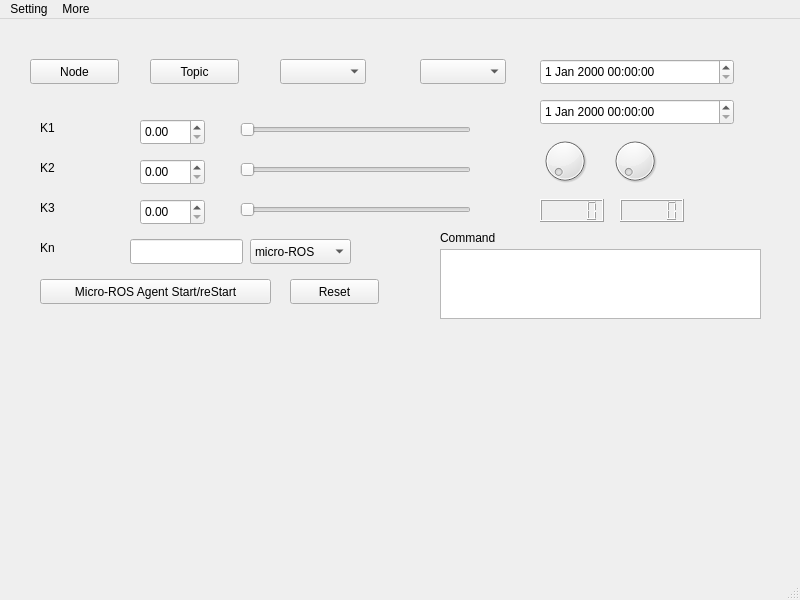
<?xml version="1.0" encoding="UTF-8"?>
<ui version="4.0">
 <class>MainWindow</class>
 <widget class="QMainWindow" name="MainWindow">
  <property name="geometry">
   <rect>
    <x>0</x>
    <y>0</y>
    <width>800</width>
    <height>600</height>
   </rect>
  </property>
  <property name="windowTitle">
   <string>MainWindow</string>
  </property>
  <widget class="QWidget" name="centralwidget">
   <widget class="QLabel" name="label">
    <property name="geometry">
     <rect>
      <x>40</x>
      <y>100</y>
      <width>67</width>
      <height>17</height>
     </rect>
    </property>
    <property name="text">
     <string>K1</string>
    </property>
   </widget>
   <widget class="QLabel" name="label_2">
    <property name="geometry">
     <rect>
      <x>40</x>
      <y>140</y>
      <width>67</width>
      <height>17</height>
     </rect>
    </property>
    <property name="text">
     <string>K2</string>
    </property>
   </widget>
   <widget class="QLabel" name="label_3">
    <property name="geometry">
     <rect>
      <x>40</x>
      <y>180</y>
      <width>67</width>
      <height>17</height>
     </rect>
    </property>
    <property name="text">
     <string>K3</string>
    </property>
   </widget>
   <widget class="QLabel" name="label_4">
    <property name="geometry">
     <rect>
      <x>40</x>
      <y>220</y>
      <width>67</width>
      <height>17</height>
     </rect>
    </property>
    <property name="text">
     <string>Kn</string>
    </property>
   </widget>
   <widget class="QLineEdit" name="lineEdit_4">
    <property name="geometry">
     <rect>
      <x>130</x>
      <y>220</y>
      <width>113</width>
      <height>25</height>
     </rect>
    </property>
   </widget>
   <widget class="QPushButton" name="pushButton">
    <property name="geometry">
     <rect>
      <x>40</x>
      <y>260</y>
      <width>231</width>
      <height>25</height>
     </rect>
    </property>
    <property name="text">
     <string>Micro-ROS Agent Start/reStart</string>
    </property>
   </widget>
   <widget class="QPushButton" name="pushButton_2">
    <property name="geometry">
     <rect>
      <x>30</x>
      <y>40</y>
      <width>89</width>
      <height>25</height>
     </rect>
    </property>
    <property name="text">
     <string>Node</string>
    </property>
   </widget>
   <widget class="QPushButton" name="pushButton_3">
    <property name="geometry">
     <rect>
      <x>150</x>
      <y>40</y>
      <width>89</width>
      <height>25</height>
     </rect>
    </property>
    <property name="text">
     <string>Topic</string>
    </property>
   </widget>
   <widget class="QSlider" name="horizontalSlider">
    <property name="geometry">
     <rect>
      <x>240</x>
      <y>100</y>
      <width>231</width>
      <height>21</height>
     </rect>
    </property>
    <property name="orientation">
     <enum>Qt::Horizontal</enum>
    </property>
   </widget>
   <widget class="QSlider" name="horizontalSlider_2">
    <property name="geometry">
     <rect>
      <x>240</x>
      <y>140</y>
      <width>231</width>
      <height>21</height>
     </rect>
    </property>
    <property name="orientation">
     <enum>Qt::Horizontal</enum>
    </property>
   </widget>
   <widget class="QSlider" name="horizontalSlider_3">
    <property name="geometry">
     <rect>
      <x>240</x>
      <y>180</y>
      <width>231</width>
      <height>21</height>
     </rect>
    </property>
    <property name="orientation">
     <enum>Qt::Horizontal</enum>
    </property>
   </widget>
   <widget class="QDoubleSpinBox" name="doubleSpinBox">
    <property name="geometry">
     <rect>
      <x>140</x>
      <y>100</y>
      <width>65</width>
      <height>26</height>
     </rect>
    </property>
   </widget>
   <widget class="QDoubleSpinBox" name="doubleSpinBox_2">
    <property name="geometry">
     <rect>
      <x>140</x>
      <y>140</y>
      <width>65</width>
      <height>26</height>
     </rect>
    </property>
   </widget>
   <widget class="QDoubleSpinBox" name="doubleSpinBox_3">
    <property name="geometry">
     <rect>
      <x>140</x>
      <y>180</y>
      <width>65</width>
      <height>26</height>
     </rect>
    </property>
   </widget>
   <widget class="QComboBox" name="comboBox">
    <property name="geometry">
     <rect>
      <x>250</x>
      <y>220</y>
      <width>101</width>
      <height>25</height>
     </rect>
    </property>
    <item>
     <property name="text">
      <string>micro-ROS</string>
     </property>
    </item>
    <item>
     <property name="text">
      <string>UART</string>
     </property>
    </item>
    <item>
     <property name="text">
      <string>IIC</string>
     </property>
    </item>
    <item>
     <property name="text">
      <string>SPI</string>
     </property>
    </item>
    <item>
     <property name="text">
      <string>CAN</string>
     </property>
    </item>
   </widget>
   <widget class="QComboBox" name="comboBox_2">
    <property name="geometry">
     <rect>
      <x>280</x>
      <y>40</y>
      <width>86</width>
      <height>25</height>
     </rect>
    </property>
   </widget>
   <widget class="QComboBox" name="comboBox_3">
    <property name="geometry">
     <rect>
      <x>420</x>
      <y>40</y>
      <width>86</width>
      <height>25</height>
     </rect>
    </property>
   </widget>
   <widget class="QDial" name="dial">
    <property name="geometry">
     <rect>
      <x>540</x>
      <y>110</y>
      <width>50</width>
      <height>64</height>
     </rect>
    </property>
   </widget>
   <widget class="QDial" name="dial_2">
    <property name="geometry">
     <rect>
      <x>610</x>
      <y>110</y>
      <width>50</width>
      <height>64</height>
     </rect>
    </property>
   </widget>
   <widget class="QLCDNumber" name="lcdNumber">
    <property name="geometry">
     <rect>
      <x>620</x>
      <y>180</y>
      <width>64</width>
      <height>23</height>
     </rect>
    </property>
   </widget>
   <widget class="QLCDNumber" name="lcdNumber_2">
    <property name="geometry">
     <rect>
      <x>540</x>
      <y>180</y>
      <width>64</width>
      <height>23</height>
     </rect>
    </property>
   </widget>
   <widget class="QDateTimeEdit" name="dateTimeEdit">
    <property name="geometry">
     <rect>
      <x>540</x>
      <y>40</y>
      <width>194</width>
      <height>26</height>
     </rect>
    </property>
   </widget>
   <widget class="QDateTimeEdit" name="dateTimeEdit_2">
    <property name="geometry">
     <rect>
      <x>540</x>
      <y>80</y>
      <width>194</width>
      <height>26</height>
     </rect>
    </property>
   </widget>
   <widget class="QTextEdit" name="textEdit">
    <property name="geometry">
     <rect>
      <x>440</x>
      <y>230</y>
      <width>321</width>
      <height>70</height>
     </rect>
    </property>
   </widget>
   <widget class="QLabel" name="label_5">
    <property name="geometry">
     <rect>
      <x>440</x>
      <y>210</y>
      <width>71</width>
      <height>17</height>
     </rect>
    </property>
    <property name="text">
     <string>Command</string>
    </property>
   </widget>
   <widget class="QPushButton" name="pushButton_4">
    <property name="geometry">
     <rect>
      <x>290</x>
      <y>260</y>
      <width>89</width>
      <height>25</height>
     </rect>
    </property>
    <property name="text">
     <string>Reset</string>
    </property>
   </widget>
  </widget>
  <widget class="QMenuBar" name="menubar">
   <property name="geometry">
    <rect>
     <x>0</x>
     <y>0</y>
     <width>800</width>
     <height>22</height>
    </rect>
   </property>
   <widget class="QMenu" name="menuAbout">
    <property name="title">
     <string>Setting</string>
    </property>
    <addaction name="actionMode"/>
   </widget>
   <widget class="QMenu" name="menuAbout_2">
    <property name="title">
     <string>More</string>
    </property>
    <addaction name="actionAuthor"/>
    <addaction name="actionAuthor_2"/>
    <addaction name="actionAbout"/>
   </widget>
   <addaction name="menuAbout"/>
   <addaction name="menuAbout_2"/>
  </widget>
  <widget class="QStatusBar" name="statusbar"/>
  <action name="actionAuthor">
   <property name="text">
    <string>Help</string>
   </property>
  </action>
  <action name="actionMode">
   <property name="text">
    <string>Mode</string>
   </property>
  </action>
  <action name="actionAuthor_2">
   <property name="text">
    <string>Author</string>
   </property>
  </action>
  <action name="actionAbout">
   <property name="text">
    <string>About</string>
   </property>
  </action>
 </widget>
 <resources/>
 <connections/>
</ui>
